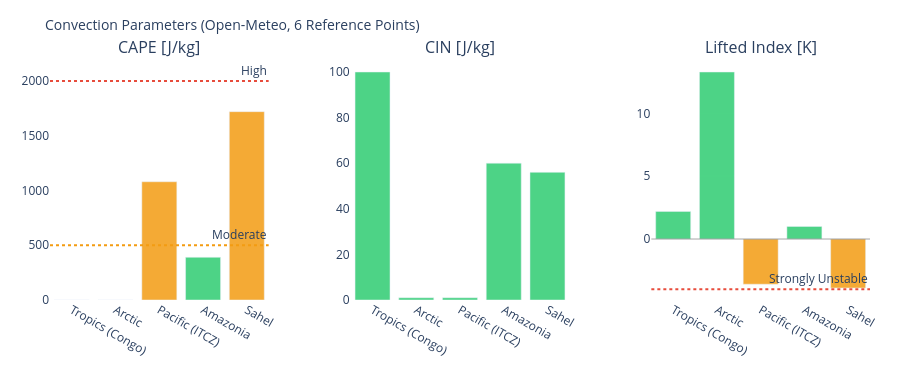

The notebook cell saved with this chart:
### Markdown cell above
---
## 3. Visualizations

### Code cell
# ============================================================
# CAPE / CIN / LIFTED INDEX – Convection potential
# ============================================================

if not df_atm.empty:
    fig = make_subplots(
        rows=1, cols=3,
        subplot_titles=['CAPE [J/kg]', 'CIN [J/kg]', 'Lifted Index [K]'],
        horizontal_spacing=0.1
    )
    pts = df_atm['point'].tolist()
    pt_colors = ['#E85D24','#185FA5','#888780','#378ADD','#639922','#F2A623']

    # CAPE – höher = mehr Gewitterpotential
    cape_vals = df_atm['cape'].fillna(0).tolist()
    cape_colors = ['#e74c3c' if v > 2000 else '#f39c12' if v > 500 else '#2ecc71'
                   for v in cape_vals]
    fig.add_trace(go.Bar(x=pts, y=cape_vals, marker_color=cape_colors,
                         opacity=0.85, showlegend=False), row=1, col=1)
    fig.add_hline(y=2000, line_dash='dot', line_color='#e74c3c',
                  annotation_text='High', row=1, col=1)
    fig.add_hline(y=500,  line_dash='dot', line_color='#f39c12',
                  annotation_text='Moderate', row=1, col=1)

    # CIN – negativer = stärker gedeckelt (weniger Auslöse)
    cin_vals = df_atm['cin'].fillna(0).tolist()
    cin_colors = ['#e74c3c' if v < -200 else '#f39c12' if v < -50 else '#2ecc71'
                  for v in cin_vals]
    fig.add_trace(go.Bar(x=pts, y=cin_vals, marker_color=cin_colors,
                         opacity=0.85, showlegend=False), row=1, col=2)

    # Lifted Index – negativ = instabil
    li_vals = df_atm['li'].fillna(0).tolist()
    li_colors = ['#e74c3c' if v < -4 else '#f39c12' if v < 0 else '#2ecc71'
                 for v in li_vals]
    fig.add_trace(go.Bar(x=pts, y=li_vals, marker_color=li_colors,
                         opacity=0.85, showlegend=False), row=1, col=3)
    fig.add_hline(y=0, line_color='gray', line_width=0.7, row=1, col=3)
    fig.add_hline(y=-4, line_dash='dot', line_color='#e74c3c',
                  annotation_text='Strongly Unstable', row=1, col=3)

    fig.update_layout(
        title=dict(text='Convection Parameters (Open-Meteo, 6 Reference Points)', font=dict(size=14)),
        height=380, plot_bgcolor='rgba(0,0,0,0)', paper_bgcolor='rgba(0,0,0,0)',
        margin=dict(l=50, r=30, t=60, b=80)
    )
    fig.update_xaxes(tickangle=30)
    fig.show()

### Figure 1 — Plotly figure (JSON) as saved in the notebook; plotly's stock layout.template omitted (floating-point values rounded to 4 significant figures)
{"data": [{"marker": {"color": ["#2ecc71", "#2ecc71", "#f39c12", "#2ecc71", "#f39c12"]}, "opacity": 0.85, "showlegend": false, "type": "bar", "x": ["Tropics (Congo)", "Arctic", "Pacific (ITCZ)", "Amazonia", "Sahel"], "xaxis": "x", "y": [0.0, 0.0, 1080.0, 390.0, 1720.0], "yaxis": "y"}, {"marker": {"color": ["#2ecc71", "#2ecc71", "#2ecc71", "#2ecc71", "#2ecc71"]}, "opacity": 0.85, "showlegend": false, "type": "bar", "x": ["Tropics (Congo)", "Arctic", "Pacific (ITCZ)", "Amazonia", "Sahel"], "xaxis": "x2", "y": [100.0, 1.0, 1.0, 60.0, 56.0], "yaxis": "y2"}, {"marker": {"color": ["#2ecc71", "#2ecc71", "#f39c12", "#2ecc71", "#f39c12"]}, "opacity": 0.85, "showlegend": false, "type": "bar", "x": ["Tropics (Congo)", "Arctic", "Pacific (ITCZ)", "Amazonia", "Sahel"], "xaxis": "x3", "y": [2.2, 13.3, -3.6, 1.0, -3.9], "yaxis": "y3"}], "layout": {"annotations": [{"font": {"size": 16}, "showarrow": false, "text": "CAPE [J/kg]", "x": 0.1333, "xanchor": "center", "xref": "paper", "y": 1.0, "yanchor": "bottom", "yref": "paper"}, {"font": {"size": 16}, "showarrow": false, "text": "CIN [J/kg]", "x": 0.5, "xanchor": "center", "xref": "paper", "y": 1.0, "yanchor": "bottom", "yref": "paper"}, {"font": {"size": 16}, "showarrow": false, "text": "Lifted Index [K]", "x": 0.8667, "xanchor": "center", "xref": "paper", "y": 1.0, "yanchor": "bottom", "yref": "paper"}, {"showarrow": false, "text": "High", "x": 1, "xanchor": "right", "xref": "x domain", "y": 2000, "yanchor": "bottom", "yref": "y"}, {"showarrow": false, "text": "Moderate", "x": 1, "xanchor": "right", "xref": "x domain", "y": 500, "yanchor": "bottom", "yref": "y"}, {"showarrow": false, "text": "Strongly Unstable", "x": 1, "xanchor": "right", "xref": "x3 domain", "y": -4, "yanchor": "bottom", "yref": "y3"}], "height": 380, "margin": {"b": 80, "l": 50, "r": 30, "t": 60}, "paper_bgcolor": "rgba(0,0,0,0)", "plot_bgcolor": "rgba(0,0,0,0)", "shapes": [{"line": {"color": "#e74c3c", "dash": "dot"}, "type": "line", "x0": 0, "x1": 1, "xref": "x domain", "y0": 2000, "y1": 2000, "yref": "y"}, {"line": {"color": "#f39c12", "dash": "dot"}, "type": "line", "x0": 0, "x1": 1, "xref": "x domain", "y0": 500, "y1": 500, "yref": "y"}, {"line": {"color": "gray", "width": 0.7}, "type": "line", "x0": 0, "x1": 1, "xref": "x3 domain", "y0": 0, "y1": 0, "yref": "y3"}, {"line": {"color": "#e74c3c", "dash": "dot"}, "type": "line", "x0": 0, "x1": 1, "xref": "x3 domain", "y0": -4, "y1": -4, "yref": "y3"}], "title": {"font": {"size": 14}, "text": "Convection Parameters (Open-Meteo, 6 Reference Points)"}, "xaxis": {"anchor": "y", "domain": [0.0, 0.2667], "tickangle": 30}, "xaxis2": {"anchor": "y2", "domain": [0.3667, 0.6333], "tickangle": 30}, "xaxis3": {"anchor": "y3", "domain": [0.7333, 1.0], "tickangle": 30}, "yaxis": {"anchor": "x", "domain": [0.0, 1.0]}, "yaxis2": {"anchor": "x2", "domain": [0.0, 1.0]}, "yaxis3": {"anchor": "x3", "domain": [0.0, 1.0]}}}
